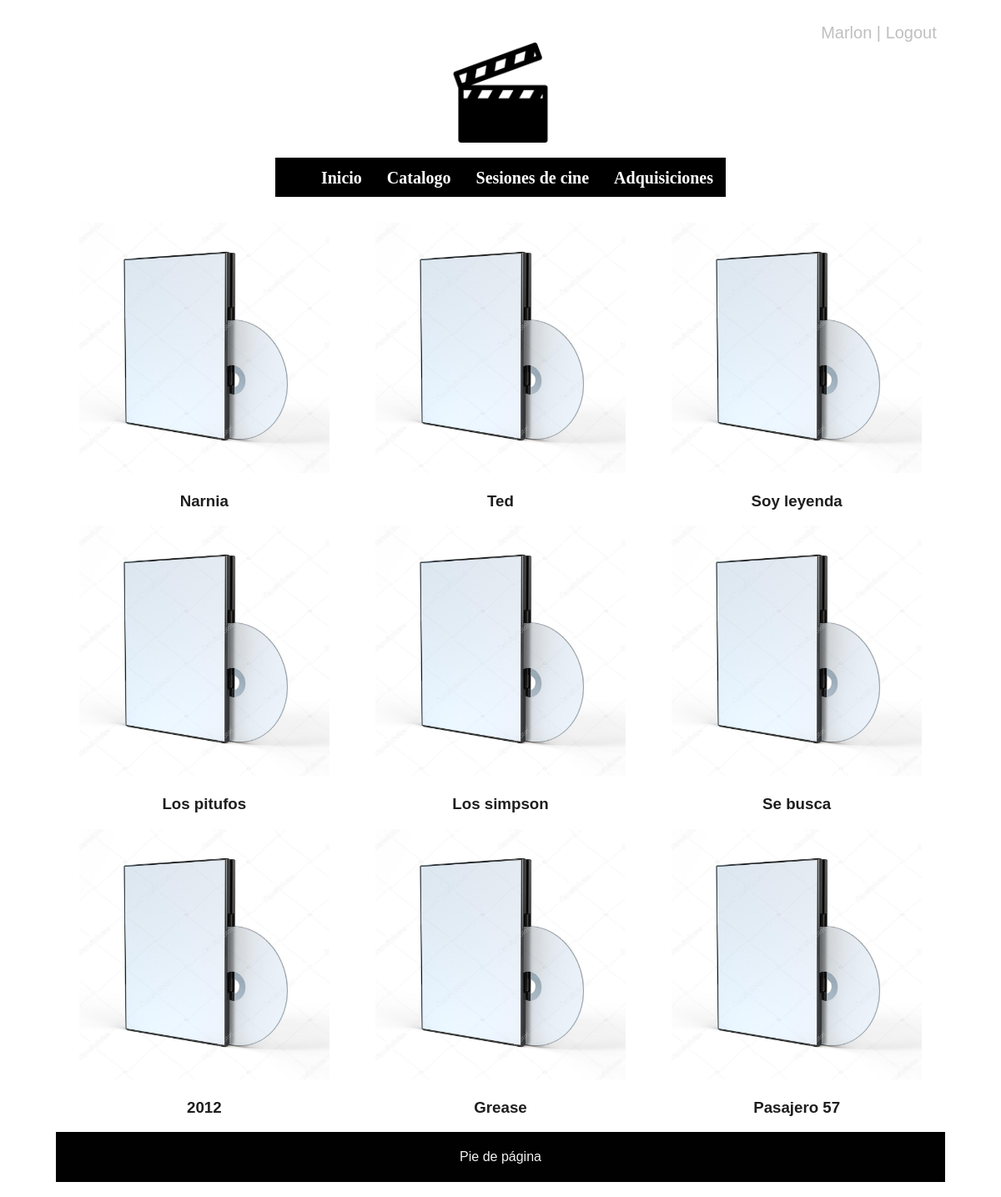
Page /catalogo.php (signed in) on the committed database.
### tables this page shows
CREATE TABLE `pelicula` (
  `id` varchar(30) NOT NULL,
  `nombre` varchar(30) NOT NULL,
  `categoria` varchar(20) NOT NULL,
  `disponible` varchar(5) NOT NULL
);

### includes/consultasBD.php (called while the page is built, shortened)
<?php
class consultasBD{
    protected $bd;
    public function __construct(){
        $this->bd = BD::getSingleton();
    }
    public function obtenerPeliculas(){
        $conn = $this->bd->conexionBD();
        $map = [];
        $consulta = "SELECT * FROM pelicula";
        $reslut = $conn->query($consulta);
        if($reslut){
            if($reslut->num_rows > 0){
                foreach($reslut as $fila){
                    $map[] = $fila;
                }
            }
        }
        return $map;
    }
}
?>

### catalogo.php (the view, shortened to what this page needs)
<?php
include_once("includes/consultasBD.php");
$bd = new consultasBD();
$result = $bd->obtenerPeliculas();
?>
<!DOCTYPE html>
<html>
<head>
    <link rel="stylesheet" type="text/css" href="css/estilo.css">
</head>
<body>
    <div id = "contenedor">
    <?php require('includes/comun/cabecera.php');?>
        <div class="filaPelis">
        <?php
            foreach($result as $fila){
                $link = "pelicula.php?id=" . $fila["id"];
                $disponible = $fila["disponible"];
                if($disponible === "si"){
        ?>
            <div class="pelicula">
                <a href=<?php echo "'$link'"?>> <img src='img/pelicula.jpg' alt='imagen'></a>
                <h3 class="info-texto"><?php echo $fila["nombre"];?></h3>
            </div>
        <?php
                }
        }
        ?>
        </div>
	<?php
		require('includes/comun/pie.php');
	?>
    </div>
</body>
</html>

### css/estilo.css (style rules this page uses)
#contenedor { width: 90%; margin-top: 10px; margin: auto; padding: 10px; }
body { height:100%; display: flex; flex-direction: column; font-family: helvetica; color: #1e1e1e; }
div.filaPelis { display: grid; grid-template-columns: repeat(3, 1fr); text-align: center; }
div.filaPelis div.pelicula img { width: 300px; height: 300px; }

### rows in the picture
pelicula: nombre "Narnia"
pelicula: nombre "Ted"
pelicula: nombre "Soy leyenda"
pelicula: nombre "Los pitufos"
pelicula: nombre "Los simpson"
pelicula: nombre "Se busca"
pelicula: nombre "2012"
pelicula: nombre "Grease"
pelicula: nombre "Pasajero 57"

### other values in the picture
$user "Marlon"
